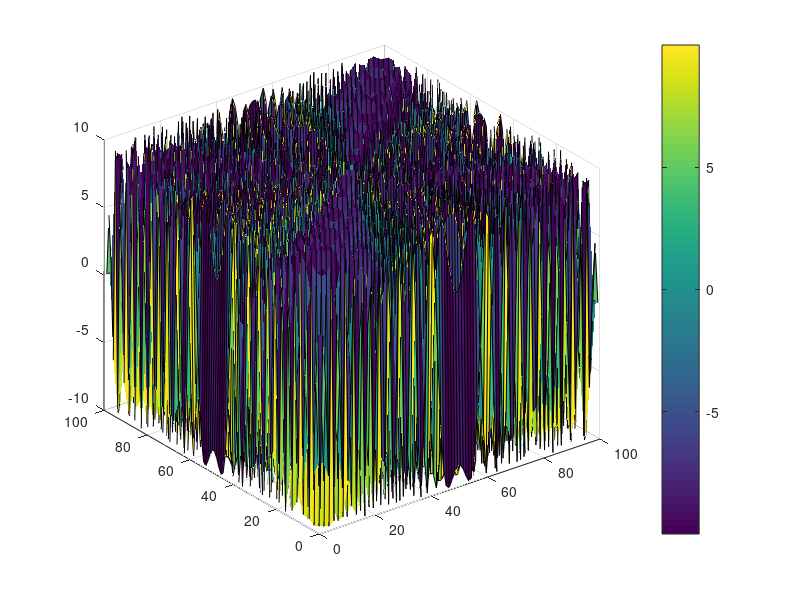

This chart was generated by the following MATLAB code:
f = 1000; %frequency
lambda = 340/f;
A = 10; %coeff
nx = 100;
ny = 100;
X = linspace(-10, 10, nx);
Y = linspace(-10, 10, ny);
S = zeros(nx, ny);
xstep = X(2)-X(1);
ystep = Y(2)-Y(1);
x = 1;
y = 1;
for i = X(1):xstep:X(nx)
    for j = Y(1):ystep:Y(ny)
        r = sqrt(i^2 + j^2);
        theta = atan(j/i);
        S(x, y) = A*cos(2*pi*r/lambda);
        y = y+1;
    end
    x = x+1;
    y = 1;
end

surf(S);
zhandle = colorbar;
